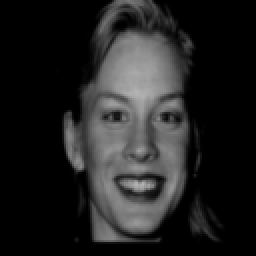
#> input picture att_faces/trainingdb/3675.tif, 128 x 128 px (shown 2 times larger); its folder holds 3 pictures in this run
$ python hw2.py
#> lines starting #> are read from the running program, lines starting #| are printed output that depends on the picture
from PIL import Image
import glob
import io
import os
import numpy as np
import sys

ATT_NFACES = 1
ATT_NIMAGES = 36
ATT_NIMAGES_PER_FACE = 36
ATT_DATA_DIR = 'att_faces'

ATT_NFACES = 1
ATT_NIMAGES = 1
ATT_NIMAGES_PER_FACE = 1
ATT_TEST_DIR = 'test_faces'

ATT_IMG_FORMAT = 'tif'
ATT_IMG_WIDTH = 128
ATT_IMG_HEIGHT = 128
OUTPUT_DIR = 'output'

def load_image(filename, verbose=False):
    img = Image.open(filename)
    result = np.array(img, dtype=np.uint8)

    if verbose:
        print('Loaded image file %s' % filename)

    return result

def load_images(path=ATT_DATA_DIR, fmt=ATT_IMG_FORMAT):
    pattern = os.path.join(path, '*/*.' + fmt)
    filenames = np.array(sorted(glob.glob(pattern)))
    data = np.array([load_image(f).flatten() for f in filenames])
#> in load_image, img is the input picture: PIL image 128x128 L; min 0, max 180, mean 34
#> call 2 of load_image, with filename = 'att_faces/trainingdb/3678.tif', verbose = False
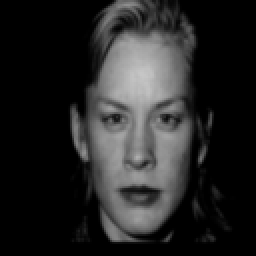
#> input picture att_faces/trainingdb/3678.tif, 128 x 128 px (shown 2 times larger)
#> in load_image, img is the input picture: PIL image 128x128 L; min 0, max 198, mean 37.6
#> call 3 of load_image, with filename = 'att_faces/trainingdb/3679.tif', verbose = False
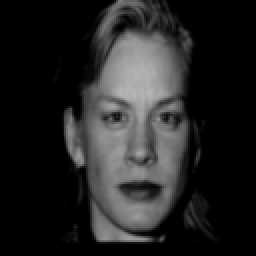
#> input picture att_faces/trainingdb/3679.tif, 128 x 128 px (shown 2 times larger)
#> in load_image, img is the input picture: PIL image 128x128 L; min 0, max 183, mean 36
    return data

# [5 lines left out: function load_test_images, not called in this run]

def save_image(filename, data,dirname=OUTPUT_DIR, imgdim=(1, 1), imgsize=(ATT_IMG_WIDTH, ATT_IMG_HEIGHT),
               order='row', verbose=True):
    pathname = os.path.join(dirname, filename)
    ncols, nrows = imgdim
    w, h = imgsize
    width = w * ncols
    height = h * nrows
    img = Image.new('L', (width, height))
    idx = 0

    if (data.ndim > 1):
        if (order == 'row'):
            for x in range(0, width, w):
                for y in range(0, height, h):
                    pixels = normalize(data[idx])
                    seg = Image.new('L', imgsize)
                    seg.putdata(pixels)
                    img.paste(seg, (x, y))
                    idx += 1
        elif (order == 'column'):
            for y in range(0, height, h):
                for x in range(0, width, w):
                    pixels = normalize(data[idx])
                    seg = Image.new('L', imgsize)
                    seg.putdata(pixels)
                    img.paste(seg, (x, y))
                    idx += 1
    else:
        pixels = normalize(data)
        img.putdata(pixels)

    img.save(pathname)

    if verbose:
        print('Saved image file %s' % pathname)


def center(data):
    mu = np.mean(data, axis=0)
    return (data - mu), mu


def normalize(eigvec):
    minval, maxval = np.min(eigvec), np.max(eigvec)
    scale = 255.0 / (maxval - minval)
    result = (eigvec - minval) * scale
    return result.astype(np.uint8)


def project(basis, img, mu):
    return np.dot(img - mu, basis.T)


def reconstruct(basis, weights, mu):
    return np.dot(weights, basis) + mu


def distribute(basis, data, mu):
    return np.array([project(basis, d, mu) for d in data])


def pca(data, k=0):
    U, mu = center(data)
    cov = np.dot(U, U.T)
    eigvals, eigvecs = np.linalg.eigh(cov)
    idx = (eigvals > 0)
    eigvecs = np.dot(U.T, eigvecs).T[::-1][idx]
    D = np.sqrt(eigvals[idx])[::-1]
    k = eigvecs.shape[0] if (k <= 0) else k

    for i in range(eigvecs.shape[1]):
        eigvecs[:, i] /= D

    return D[:k], eigvecs[:k], mu


def euclidean(proj1, proj2):
    return np.sqrt(np.sum(np.power(proj1 - proj2, 2)))


def mahalanobis(proj1, proj2, covinv):
    diff = proj1 - proj2
    return np.sqrt(np.dot(diff, np.dot(covinv, diff.T)))


# [46 lines left out: functions predict, split, classify, not called in this run]


if __name__ == '__main__':
    if not os.path.exists(ATT_DATA_DIR):
        print('Can not retrieving floder att_faces')
        sys.exit(0)

    print('Loading image database...')
    data = load_images()
    nimgs = data.shape[0]
#> nimgs = 3

    print('\nDeriving PCA and reconstructing faces...')
    D, eigvecs, mu = pca(data)
#> in center, `mu = np.mean(data, axis=0)`: mu = 16384 values, max 181 at index 5954, min 0 at index 0, mean 35.88
#> in pca, `cov = np.dot(U, U.T)`: cov = [[2116442.1, -1803106.2, -313335.9], [-1803106.2, 2870737.4, -1067631.2], [-313335.9, -1067631.2, 1380967.1]]
#> in pca, `eigvals, eigvecs = np.linalg.eigh(cov)`: eigvals = [9.17e-10, 1893860.1, 4474286.6]; eigvecs = [[0.577, -0.579, -0.575], [0.577, -0.208, 0.789], [0.577, 0.788, -0.214]]
#> in pca, `idx = (eigvals > 0)`: idx = [True, True, True]
#> in pca, `D = np.sqrt(eigvals[idx])[::-1]`: D = [2115.3, 1376.2, 3.03e-05]
#> D = [2115.3, 1376.2, 3.03e-05]


    save_image('mean_image.png', mu)
#> in save_image, `img = Image.new('L', (width, height))`: img: PIL image 128x128 L; every value is 0
#> in normalize, `minval, maxval = np.min(eigvec), np.max(eigvec)`: minval = 0; maxval = 181
#> in normalize, `scale = 255.0 / (maxval - minval)`: scale = 1.41
#> in normalize, `result = (eigvec - minval) * scale`: result = 16384 values, max 255 at index 5954, min 0 at index 0, mean 50.55
#> in save_image, `pixels = normalize(data)`: pixels = 16384 values, max 255 at index 5954, min 0 at index 0, mean 50.3
#> in save_image, `img.putdata(pixels)`:
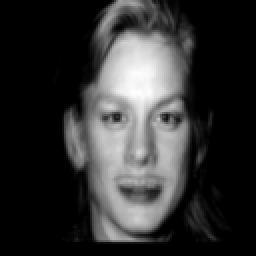
#> img: PIL image 128x128 L (shown 2 times larger); min 0, max 255, mean 50.3
    save_image('eigenfaces.png', eigvecs[:5],imgdim=(5, 1), order='column')
#> in save_image (call 2), `img = Image.new('L', (width, height))`: img: PIL image 640x128 L; every value is 0
#> the loop in save_image, `for y in range(0, height, h):` made 1 pass
#> after the loop in save_image, `for y in range(0, height, h):`:
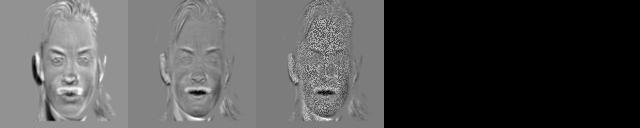
#> img: PIL image 640x128 L; min 0, max 255, mean 81.2
#> after the loop in save_image, `for y in range(0, height, h):`:
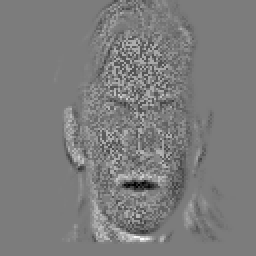
#> seg: PIL image 128x128 L (shown 2 times larger); min 0, max 255, mean 124.4
#> after the loop in save_image, `for y in range(0, height, h):`: idx = 3
#> (the run stopped early here; a loop or call above may not have finished)
